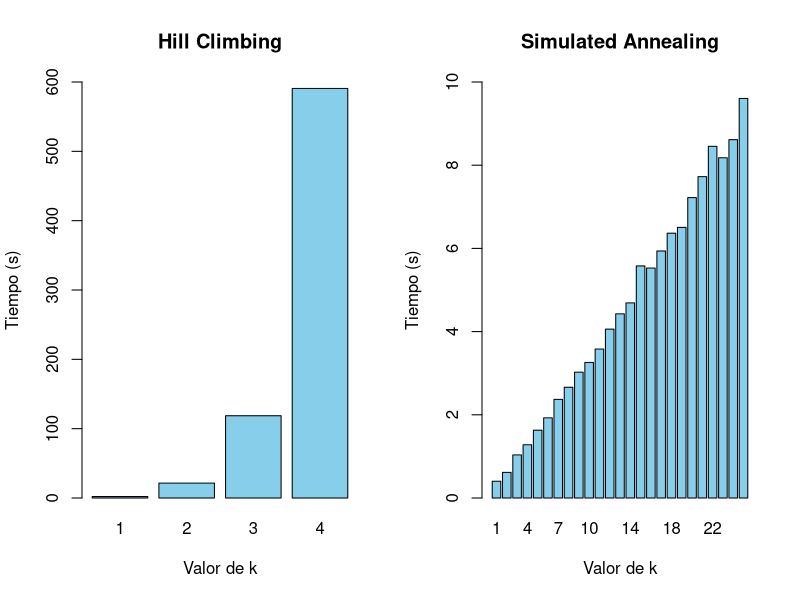

Reproduce this figure in R.
par(mfrow=c(1,2))

a <- c(2132,21497,118634,590732)
barplot(a/1000, xlab = "Valor de k",
        main="Hill Climbing",
        ylab = "Tiempo (s)",
        ylim=c(0,600),
        names.arg = c("1", "2", "3", "4"),
        col="skyblue")

b <- c(403,616,1036,1280,1630,1927,2371,2662,3025,3259,3581,4059,4427,4690,5579,5528,5938,6365,6505,7221,7725,8454,8179,8614,9604)
barplot(b/1000, xlab = "Valor de k",
        main="Simulated Annealing",
        ylab = "Tiempo (s)",
        ylim=c(0,10),
        names.arg = c("1", "2", "3", "4", "5", "6", "7", "8", "9", "10", "11", "12", "13", "14", "15", "16", "17", "18", "19", "20", "21", "22", "23","24", "25"),
        col="skyblue")
